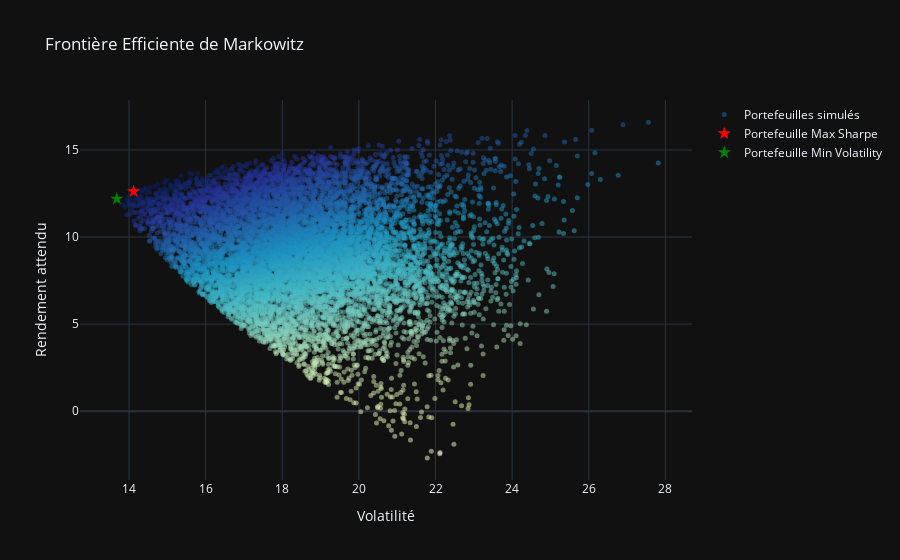

Here is the notebook cell this chart was saved with:
### Code cell
num_portfolios = 10000
import plotly.graph_objects as go
# Initialisation des résultats
results = np.zeros((3, num_portfolios))

# Simulation des portefeuilles
for i in range(num_portfolios):
    # Générer des poids aléatoires pour chaque actif
    weights = np.random.random(len(indexes))
    weights /= np.sum(weights)  # Normalisation des poids pour qu'ils somme à 1
    
    # Calcul du rendement attendu du portefeuille
    portfolio_return = np.sum(weights * mean_returns)
    
    # Calcul de la volatilité (écart-type) du portefeuille à partir de la matrice de covariance
    portfolio_volatility = np.sqrt(np.dot(weights.T, np.dot(cov_matrix, weights)))
    
    # Stocker les résultats
    results[0, i] = portfolio_return
    results[1, i] = portfolio_volatility
    results[2, i] = (portfolio_return - 0.01) / portfolio_volatility  # Ratio de Sharpe (taux sans risque de 1%)

# Identifier le portefeuille avec le meilleur ratio de Sharpe
max_sharpe_idx = np.argmax(results[2])
max_sharpe_return = results[0, max_sharpe_idx]
max_sharpe_volatility = results[1, max_sharpe_idx]

# Identifier le portefeuille avec la volatilité minimale
min_volatility_idx = np.argmin(results[1])
min_volatility_return = results[0, min_volatility_idx]
min_volatility_volatility = results[1, min_volatility_idx]

# Créer la figure avec Plotly
fig = go.Figure()

# Ajouter les portefeuilles simulés
fig.add_trace(go.Scatter(
    x=results[1, :],
    y=results[0, :],
    mode='markers',
    marker=dict(color=results[2, :], colorscale='YlGnBu', size=5, opacity=0.5),
    name='Portefeuilles simulés',
    hovertemplate='Rendement: %{y:.2f}<br>Volatilité: %{x:.2f}<br>Ratio de Sharpe: %{marker.color:.2f}<extra></extra>'
))

# Ajouter le portefeuille avec le meilleur ratio de Sharpe
fig.add_trace(go.Scatter(
    x=[max_sharpe_volatility],
    y=[max_sharpe_return],
    mode='markers',
    marker=dict(color='red', size=10, symbol='star'),
    name='Portefeuille Max Sharpe',
    hovertemplate=f'Portefeuille Max Sharpe<br>Rendement: {max_sharpe_return:.2f}<br>Volatilité: {max_sharpe_volatility:.2f}<extra></extra>'
))

# Ajouter le portefeuille avec la volatilité minimale
fig.add_trace(go.Scatter(
    x=[min_volatility_volatility],
    y=[min_volatility_return],
    mode='markers',
    marker=dict(color='green', size=10, symbol='star'),
    name='Portefeuille Min Volatility',
    hovertemplate=f'Portefeuille Min Volatility<br>Rendement: {min_volatility_return:.2f}<br>Volatilité: {min_volatility_volatility:.2f}<extra></extra>'
))

# Ajouter les informations sur le graphique
fig.update_layout(
    title='Frontière Efficiente de Markowitz',
    xaxis_title='Volatilité',
    yaxis_title='Rendement attendu',
    coloraxis_colorbar=dict(
        title="Ratio de Sharpe",
        tickvals=[-1, 0, 1],
        ticktext=["-1", "0", "1"]
    ),
    template='plotly_dark',
    hovermode="closest"
)

# Afficher le graphique
fig.show()

### Figure 1 — Plotly figure (JSON) as saved in the notebook; plotly's stock layout.template omitted (floating-point values rounded to 4 significant figures; data arrays with more than 128 entries replaced by an {"elided": "..."} marker saying what was removed)
{"data": [{"hovertemplate": "Rendement: %{y:.2f}<br>Volatilité: %{x:.2f}<br>Ratio de Sharpe: %{marker.color:.2f}<extra></extra>", "marker": {"color": {"elided": "10000 float values"}, "colorscale": [[0, "rgb(255,255,217)"], [0.125, "rgb(237,248,177)"], [0.25, "rgb(199,233,180)"], [0.375, "rgb(127,205,187)"], [0.5, "rgb(65,182,196)"], [0.625, "rgb(29,145,192)"], [0.75, "rgb(34,94,168)"], [0.875, "rgb(37,52,148)"], [1, "rgb(8,29,88)"]], "opacity": 0.5, "size": 5}, "mode": "markers", "name": "Portefeuilles simulés", "type": "scatter", "x": {"elided": "10000 float values"}, "y": {"elided": "10000 float values"}}, {"hovertemplate": "Portefeuille Max Sharpe<br>Rendement: 12.62<br>Volatilité: 14.12<extra></extra>", "marker": {"color": "red", "size": 10, "symbol": "star"}, "mode": "markers", "name": "Portefeuille Max Sharpe", "type": "scatter", "x": [14.12], "y": [12.62]}, {"hovertemplate": "Portefeuille Min Volatility<br>Rendement: 12.19<br>Volatilité: 13.68<extra></extra>", "marker": {"color": "green", "size": 10, "symbol": "star"}, "mode": "markers", "name": "Portefeuille Min Volatility", "type": "scatter", "x": [13.68], "y": [12.19]}], "layout": {"coloraxis": {"colorbar": {"ticktext": ["-1", "0", "1"], "tickvals": [-1, 0, 1], "title": {"text": "Ratio de Sharpe"}}}, "hovermode": "closest", "title": {"text": "Frontière Efficiente de Markowitz"}, "xaxis": {"title": {"text": "Volatilité"}}, "yaxis": {"title": {"text": "Rendement attendu"}}}}
